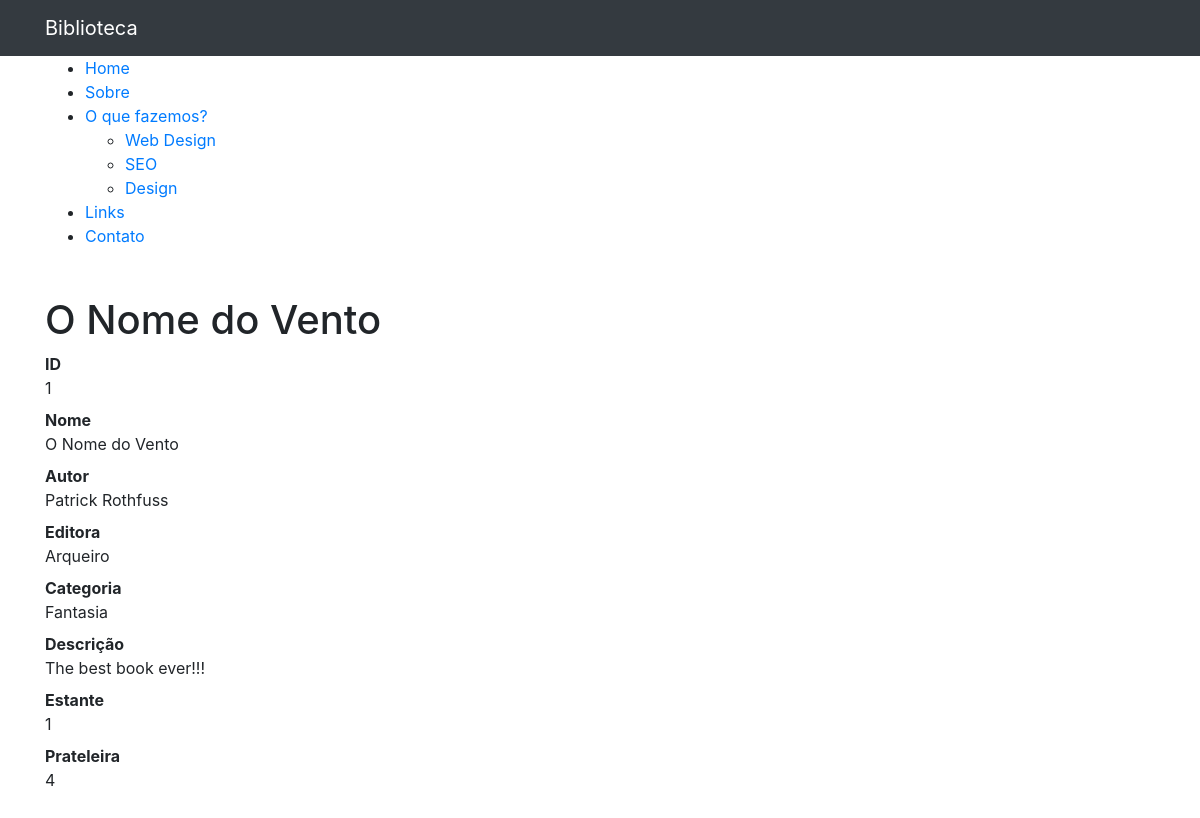
The page /1 (signed in) on the database its author committed.
### contas/models.py (models this page shows, shortened)
class Livro(models.Model):
    titulo = models.CharField(max_length=150)
    autor = models.CharField(max_length=150)
    editora = models.CharField(max_length=100)
    descricao = models.TextField(blank=True)
    estante = models.IntegerField(default=0)
    prateleira = models.IntegerField(default=0)
    data_criacao = models.DateTimeField(default=timezone.now)
    categoria = models.ForeignKey(Categoria, on_delete=models.DO_NOTHING)
    mostrar = models.BooleanField(default=True)

class Categoria(models.Model):
    nome = models.CharField(max_length=100)
    def __str__(self):
        return self.nome

### contas/views.py (the view)
# urls.py: path('<int:livro_id>', views.ver_livro, name='ver_livro'),
@login_required(redirect_field_name='login')
def ver_livro(request, livro_id):
    livro = get_object_or_404(Livro, id=livro_id)
    if not livro.mostrar:
        raise Http404()
    return render(request, 'contas/ver_livro.html', {
        'livro': livro
    }) # Retorna e renderiza os iteráveis.

### contas/templates/contas/ver_livro.html (shortened to what this page needs)
{% extends 'base.html' %}
{% block conteudo %}
<h1 class="mt-5">{{ livro.titulo }} </h1>
      <dl>
        <dt>ID</dt>
        <dd>{{ livro.id }}</dd>
        <dt>Nome</dt>
        <dd>{{ livro.titulo }}</dd>
        <dt>Autor</dt>
        <dd>{{ livro.autor }}</dd>
        <dt>Editora</dt>
        <dd>{{ livro.editora }}</dd>
        <dt>Categoria</dt>
        <dd>{{ livro.categoria }}</dd>
        <dt>Descrição</dt>
        <dd>{{ livro.descricao }}</dd>
        <dt>Estante</dt>
        <dd>{{ livro.estante }}</dd>
        <dt>Prateleira</dt>
        <dd>{{ livro.prateleira }}</dd>
      <br>
      <br>
      </dl>
{%endblock%}

### rows shown on the page
Livro: titulo "O Nome do Vento", id "1", autor "Patrick Rothfuss", editora "Arqueiro", categoria "Fantasia", descricao "The best book ever!!!", estante "1", prateleira "4"
